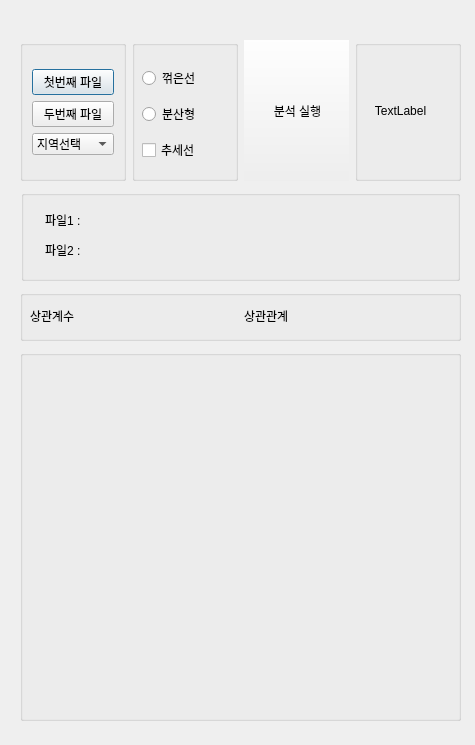
<?xml version="1.0" encoding="UTF-8"?>
<ui version="4.0">
 <class>Dialog</class>
 <widget class="QDialog" name="Dialog">
  <property name="geometry">
   <rect>
    <x>0</x>
    <y>0</y>
    <width>475</width>
    <height>745</height>
   </rect>
  </property>
  <property name="minimumSize">
   <size>
    <width>0</width>
    <height>704</height>
   </size>
  </property>
  <property name="windowTitle">
   <string>Dialog</string>
  </property>
  <widget class="QGroupBox" name="groupBox_FILE">
   <property name="geometry">
    <rect>
     <x>21</x>
     <y>190</y>
     <width>439</width>
     <height>91</height>
    </rect>
   </property>
   <property name="title">
    <string/>
   </property>
   <widget class="QLabel" name="labelgetFILE2">
    <property name="geometry">
     <rect>
      <x>70</x>
      <y>50</y>
      <width>341</width>
      <height>16</height>
     </rect>
    </property>
    <property name="text">
     <string/>
    </property>
   </widget>
   <widget class="QLabel" name="label_FILE1">
    <property name="geometry">
     <rect>
      <x>24</x>
      <y>20</y>
      <width>41</width>
      <height>20</height>
     </rect>
    </property>
    <property name="text">
     <string>파일1 :</string>
    </property>
   </widget>
   <widget class="QLabel" name="labelgetFILE1">
    <property name="geometry">
     <rect>
      <x>70</x>
      <y>20</y>
      <width>341</width>
      <height>16</height>
     </rect>
    </property>
    <property name="text">
     <string/>
    </property>
   </widget>
   <widget class="QLabel" name="label_FILE2">
    <property name="geometry">
     <rect>
      <x>24</x>
      <y>50</y>
      <width>41</width>
      <height>20</height>
     </rect>
    </property>
    <property name="text">
     <string>파일2 :</string>
    </property>
   </widget>
  </widget>
  <widget class="QGroupBox" name="groupBox_GRAPH">
   <property name="geometry">
    <rect>
     <x>20</x>
     <y>350</y>
     <width>441</width>
     <height>371</height>
    </rect>
   </property>
   <property name="title">
    <string/>
   </property>
   <widget class="QWidget" name="widget_GRAPH" native="true">
    <property name="geometry">
     <rect>
      <x>10</x>
      <y>20</y>
      <width>421</width>
      <height>341</height>
     </rect>
    </property>
   </widget>
  </widget>
  <widget class="QGroupBox" name="groupBox_COR">
   <property name="geometry">
    <rect>
     <x>20</x>
     <y>290</y>
     <width>441</width>
     <height>51</height>
    </rect>
   </property>
   <property name="title">
    <string/>
   </property>
   <widget class="QWidget" name="layoutWidget">
    <property name="geometry">
     <rect>
      <x>10</x>
      <y>10</y>
      <width>421</width>
      <height>31</height>
     </rect>
    </property>
    <layout class="QHBoxLayout" name="horizontalLayout_6">
     <item>
      <layout class="QHBoxLayout" name="horizontalLayout_3">
       <item>
        <widget class="QLabel" name="label_COE">
         <property name="text">
          <string>상관계수</string>
         </property>
        </widget>
       </item>
       <item>
        <widget class="QLabel" name="labelgetCOE">
         <property name="text">
          <string/>
         </property>
        </widget>
       </item>
      </layout>
     </item>
     <item>
      <layout class="QHBoxLayout" name="horizontalLayout_5">
       <item>
        <widget class="QLabel" name="label_REL">
         <property name="text">
          <string>상관관계</string>
         </property>
        </widget>
       </item>
       <item>
        <widget class="QLabel" name="labelgetREL">
         <property name="text">
          <string/>
         </property>
        </widget>
       </item>
      </layout>
     </item>
    </layout>
   </widget>
  </widget>
  <widget class="QWidget" name="layoutWidget">
   <property name="geometry">
    <rect>
     <x>20</x>
     <y>40</y>
     <width>441</width>
     <height>141</height>
    </rect>
   </property>
   <layout class="QHBoxLayout" name="horizontalLayout">
    <item>
     <widget class="QGroupBox" name="groupBox_SEL_FILE">
      <property name="title">
       <string/>
      </property>
      <layout class="QVBoxLayout" name="verticalLayout_3">
       <item>
        <layout class="QVBoxLayout" name="verticalLayout_2">
         <item>
          <widget class="QPushButton" name="btnLOADFILE1">
           <property name="text">
            <string>첫번째 파일</string>
           </property>
          </widget>
         </item>
         <item>
          <widget class="QPushButton" name="btnLOADFILE2">
           <property name="text">
            <string>두번째 파일</string>
           </property>
          </widget>
         </item>
         <item>
          <widget class="QComboBox" name="comboBoxAREA">
           <item>
            <property name="text">
             <string>지역선택</string>
            </property>
           </item>
          </widget>
         </item>
        </layout>
       </item>
      </layout>
     </widget>
    </item>
    <item>
     <widget class="QGroupBox" name="groupBox_OPT">
      <property name="title">
       <string/>
      </property>
      <widget class="QWidget" name="layoutWidget">
       <property name="geometry">
        <rect>
         <x>10</x>
         <y>20</y>
         <width>81</width>
         <height>111</height>
        </rect>
       </property>
       <layout class="QVBoxLayout" name="verticalLayout">
        <item>
         <widget class="QRadioButton" name="radiobtn_CURVED">
          <property name="text">
           <string>꺾은선</string>
          </property>
         </widget>
        </item>
        <item>
         <widget class="QRadioButton" name="radiobtn_DISTRIBUTED">
          <property name="text">
           <string>분산형</string>
          </property>
         </widget>
        </item>
        <item>
         <widget class="QCheckBox" name="checkBox_TREND">
          <property name="text">
           <string>추세선</string>
          </property>
         </widget>
        </item>
       </layout>
      </widget>
     </widget>
    </item>
    <item>
     <widget class="QGroupBox" name="groupBox_RUN">
      <property name="title">
       <string/>
      </property>
      <widget class="QPushButton" name="btn_RUN">
       <property name="geometry">
        <rect>
         <x>-2</x>
         <y>-10</y>
         <width>111</width>
         <height>161</height>
        </rect>
       </property>
       <property name="text">
        <string>분석 실행</string>
       </property>
      </widget>
     </widget>
    </item>
    <item>
     <widget class="QGroupBox" name="groupBox_LOGO">
      <property name="title">
       <string/>
      </property>
      <widget class="QLabel" name="label_LOGO">
       <property name="geometry">
        <rect>
         <x>0</x>
         <y>10</y>
         <width>91</width>
         <height>121</height>
        </rect>
       </property>
       <property name="text">
        <string>TextLabel</string>
       </property>
       <property name="alignment">
        <set>Qt::AlignCenter</set>
       </property>
      </widget>
     </widget>
    </item>
   </layout>
  </widget>
 </widget>
 <tabstops>
  <tabstop>btnLOADFILE1</tabstop>
  <tabstop>btnLOADFILE2</tabstop>
  <tabstop>comboBoxAREA</tabstop>
  <tabstop>radiobtn_CURVED</tabstop>
  <tabstop>radiobtn_DISTRIBUTED</tabstop>
  <tabstop>checkBox_TREND</tabstop>
  <tabstop>btn_RUN</tabstop>
 </tabstops>
 <resources/>
 <connections/>
</ui>
